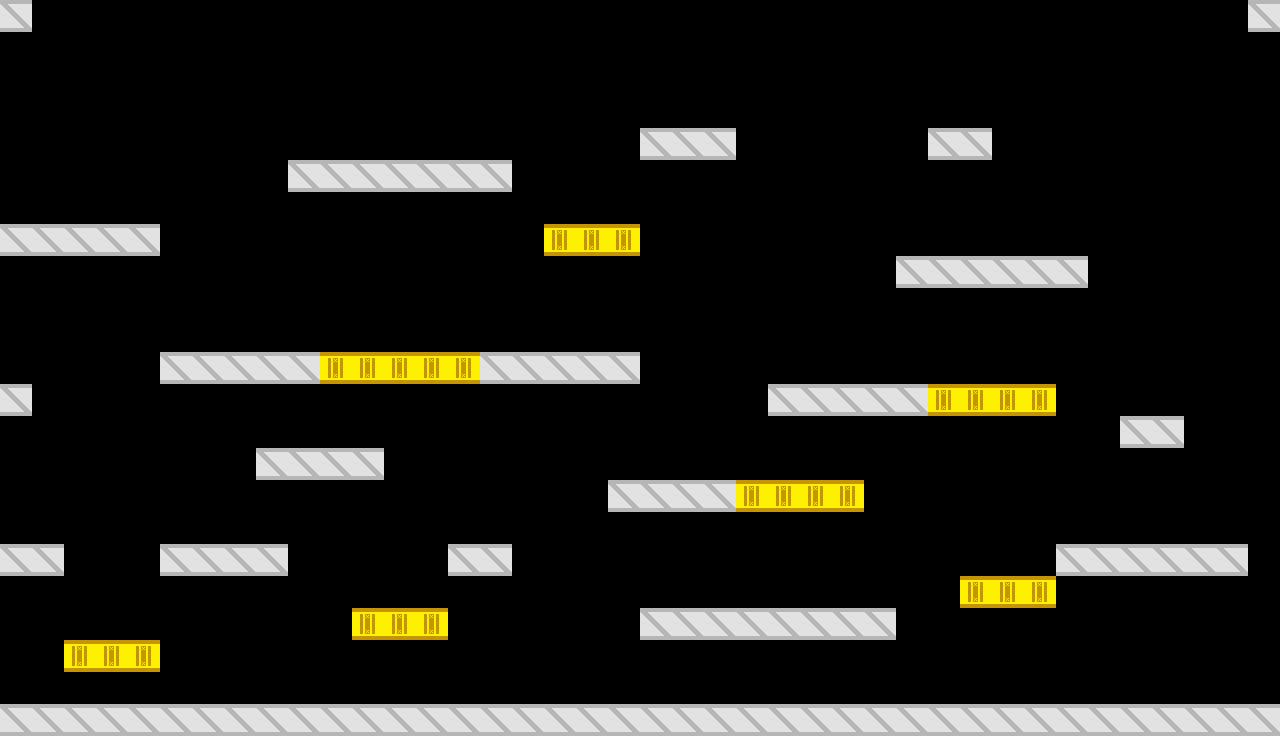

A 2D game scene composited from a Tiled map and its tileset images. What follows is a short description and the map's XML, with every tile layer's data as written:
An orthogonal 40x23 tile map with 32x32 px tiles, 1 tile layer (Platforms), 2 tilesets and 4 objects (4x Player).

<map version="1.10" tiledversion="1.11.0" orientation="orthogonal" renderorder="right-down" width="40" height="23" tilewidth="32" tileheight="32" infinite="0" nextlayerid="3" nextobjectid="10">
 <tileset firstgid="1" source="Platforms.tsx" />
 <tileset firstgid="10" source="Players.tsx" />
 <layer id="1" name="Platforms" width="40" height="23">
  <data encoding="csv">
2,0,0,0,0,0,0,0,0,0,0,0,0,0,0,0,0,0,0,0,0,0,0,0,0,0,0,0,0,0,0,0,0,0,0,0,0,0,0,2,
0,0,0,0,0,0,0,0,0,0,0,0,0,0,0,0,0,0,0,0,0,0,0,0,0,0,0,0,0,0,0,0,0,0,0,0,0,0,0,0,
0,0,0,0,0,0,0,0,0,0,0,0,0,0,0,0,0,0,0,0,0,0,0,0,0,0,0,0,0,0,0,0,0,0,0,0,0,0,0,0,
0,0,0,0,0,0,0,0,0,0,0,0,0,0,0,0,0,0,0,0,0,0,0,0,0,0,0,0,0,0,0,0,0,0,0,0,0,0,0,0,
0,0,0,0,0,0,0,0,0,0,0,0,0,0,0,0,0,0,0,0,2,2,2,0,0,0,0,0,0,2,2,0,0,0,0,0,0,0,0,0,
0,0,0,0,0,0,0,0,0,2,2,2,2,2,2,2,0,0,0,0,0,0,0,0,0,0,0,0,0,0,0,0,0,0,0,0,0,0,0,0,
0,0,0,0,0,0,0,0,0,0,0,0,0,0,0,0,0,0,0,0,0,0,0,0,0,0,0,0,0,0,0,0,0,0,0,0,0,0,0,0,
2,2,2,2,2,0,0,0,0,0,0,0,0,0,0,0,0,4,4,4,0,0,0,0,0,0,0,0,0,0,0,0,0,0,0,0,0,0,0,0,
0,0,0,0,0,0,0,0,0,0,0,0,0,0,0,0,0,0,0,0,0,0,0,0,0,0,0,0,2,2,2,2,2,2,0,0,0,0,0,0,
0,0,0,0,0,0,0,0,0,0,0,0,0,0,0,0,0,0,0,0,0,0,0,0,0,0,0,0,0,0,0,0,0,0,0,0,0,0,0,0,
0,0,0,0,0,0,0,0,0,0,0,0,0,0,0,0,0,0,0,0,0,0,0,0,0,0,0,0,0,0,0,0,0,0,0,0,0,0,0,0,
0,0,0,0,0,2,2,2,2,2,4,4,4,4,4,2,2,2,2,2,0,0,0,0,0,0,0,0,0,0,0,0,0,0,0,0,0,0,0,0,
2,0,0,0,0,0,0,0,0,0,0,0,0,0,0,0,0,0,0,0,0,0,0,0,2,2,2,2,2,4,4,4,4,0,0,0,0,0,0,0,
0,0,0,0,0,0,0,0,0,0,0,0,0,0,0,0,0,0,0,0,0,0,0,0,0,0,0,0,0,0,0,0,0,0,0,2,2,0,0,0,
0,0,0,0,0,0,0,0,2,2,2,2,0,0,0,0,0,0,0,0,0,0,0,0,0,0,0,0,0,0,0,0,0,0,0,0,0,0,0,0,
0,0,0,0,0,0,0,0,0,0,0,0,0,0,0,0,0,0,0,2,2,2,2,4,4,4,4,0,0,0,0,0,0,0,0,0,0,0,0,0,
0,0,0,0,0,0,0,0,0,0,0,0,0,0,0,0,0,0,0,0,0,0,0,0,0,0,0,0,0,0,0,0,0,0,0,0,0,0,0,0,
2,2,0,0,0,2,2,2,2,0,0,0,0,0,2,2,0,0,0,0,0,0,0,0,0,0,0,0,0,0,0,0,0,2,2,2,2,2,2,0,
0,0,0,0,0,0,0,0,0,0,0,0,0,0,0,0,0,0,0,0,0,0,0,0,0,0,0,0,0,0,4,4,4,0,0,0,0,0,0,0,
0,0,0,0,0,0,0,0,0,0,0,4,4,4,0,0,0,0,0,0,2,2,2,2,2,2,2,2,0,0,0,0,0,0,0,0,0,0,0,0,
0,0,4,4,4,0,0,0,0,0,0,0,0,0,0,0,0,0,0,0,0,0,0,0,0,0,0,0,0,0,0,0,0,0,0,0,0,0,0,0,
0,0,0,0,0,0,0,0,0,0,0,0,0,0,0,0,0,0,0,0,0,0,0,0,0,0,0,0,0,0,0,0,0,0,0,0,0,0,0,0,
2,2,2,2,2,2,2,2,2,2,2,2,2,2,2,2,2,2,2,2,2,2,2,2,2,2,2,2,2,2,2,2,2,2,2,2,2,2,2,2
</data>
 </layer>
 <objectgroup id="2" name="Objects">
  <object id="6" name="Player1" type="Player" gid="10" x="480" y="704" width="32" height="32" />
  <object id="7" name="Player2" type="Player" gid="11" x="544" y="704" width="32" height="32" />
  <object id="8" name="Player3" type="Player" gid="12" x="608" y="704" width="32" height="32" />
  <object id="9" name="Player4" type="Player" gid="13" x="672" y="704" width="32" height="32" />
 </objectgroup>
</map>